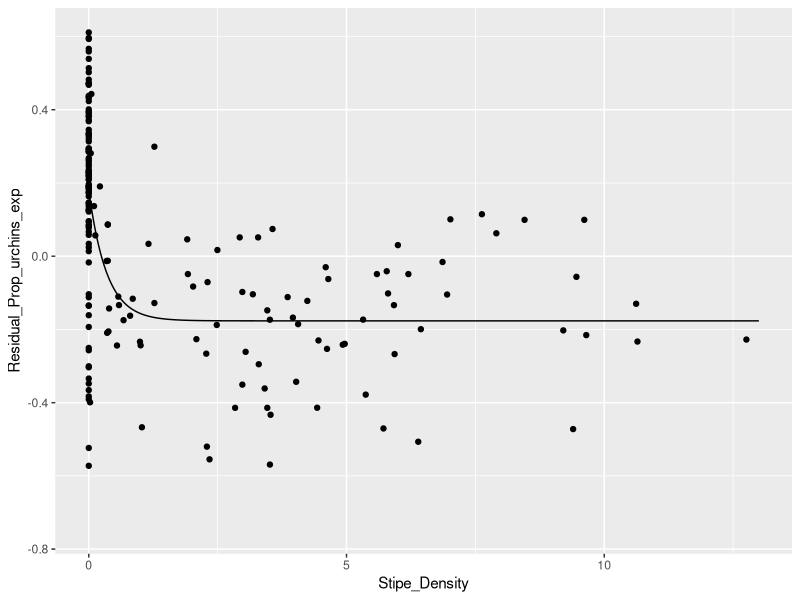

Write the R code that produced this figure.
### 
### This is the file where we make figure 2a from Smith et al 2021
### 

### Load packages
## nlme 
library("tidyverse")

## Look at all data:
data <- read_csv("data/Smith_2017-19_benthic_data.csv") %>% 
  select(Stipe_Density, log1pur=`Log+1_PUR_Density`, Residual_Prop_urchins_exp)

# Fit negative exponential decay model
fit <- nls(Residual_Prop_urchins_exp ~ a + b * exp(c * Stipe_Density), 
           start = c(a = -0.16, b = 0.33, c = -3.11),
           data = data)

a <- coef(fit)["a"]
b <- coef(fit)["b"]
c <- coef(fit)["c"]
# do the same for b and c
predictions <- tibble(
  Stipe_Density = seq(0, 13, by = 0.01), # change start, end, and step_length
  Residual_Prop_urchins_exp = a + b * exp(c * Stipe_Density)
)

## Trying to plot
# Basic scatter plot
ggplot(data, aes(x=Stipe_Density, y=Residual_Prop_urchins_exp)) + 
  geom_point() +
  geom_line(data=predictions)
